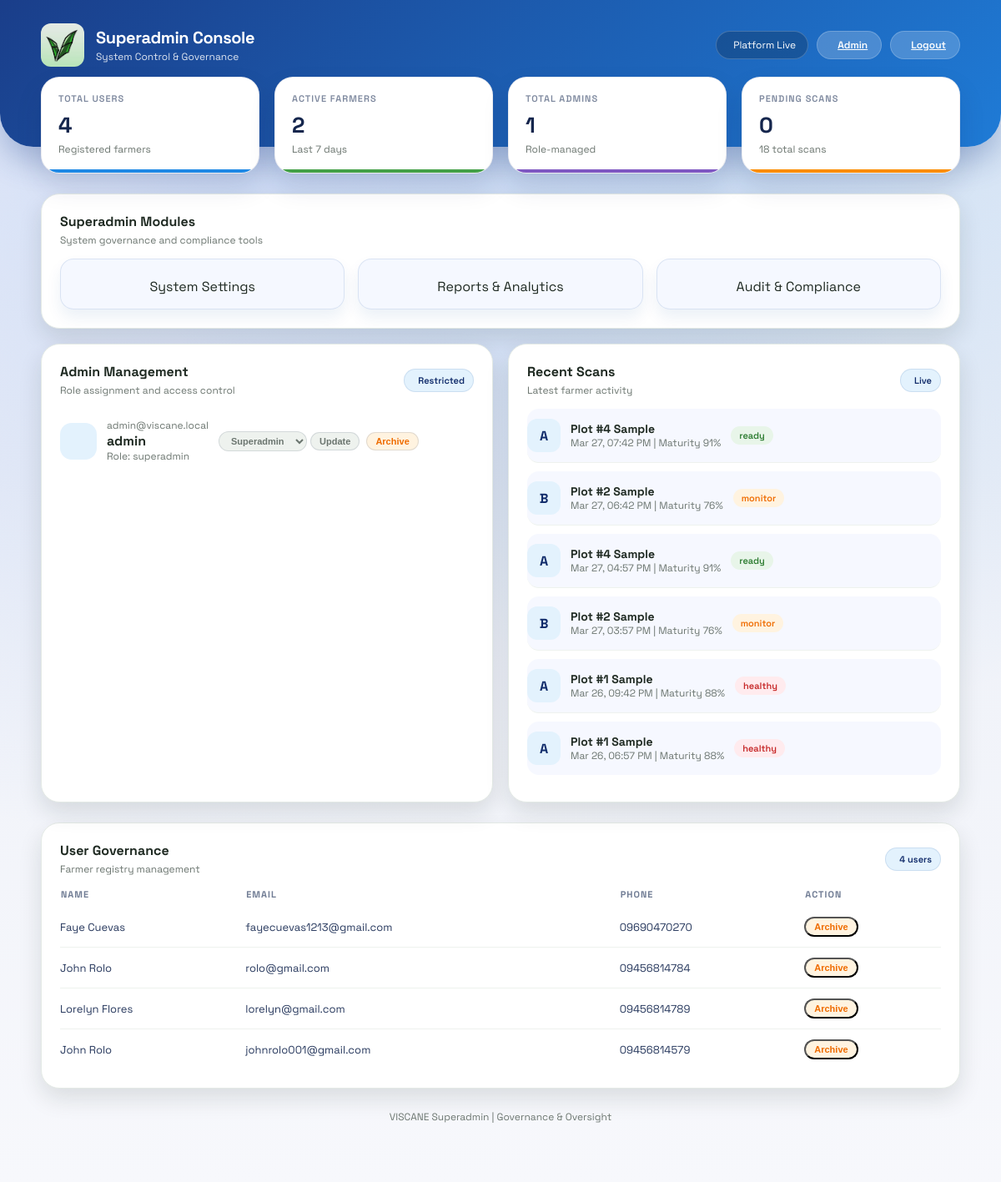
Page /superadmin (signed in) on the committed database.
### models.py (models this page shows)
class Admin(db.Model):
    id = db.Column(db.Integer, primary_key=True)
    username = db.Column(db.String(80), unique=True, nullable=False)
    email = db.Column(db.String(120), unique=True, nullable=False)
    password_hash = db.Column(db.String(200), nullable=False)
    role = db.Column(db.String(40), nullable=False, default='admin')
    is_archived = db.Column(db.Boolean, nullable=False, default=False)

class Scan(db.Model):
    id = db.Column(db.Integer, primary_key=True)
    user_id = db.Column(db.Integer, db.ForeignKey('user.id', ondelete='CASCADE'), nullable=False)
    plot_name = db.Column(db.String(80), nullable=False)
    grade = db.Column(db.String(2), nullable=False)
    maturity_pct = db.Column(db.Integer, nullable=False)
    status = db.Column(db.String(20), nullable=False, default='pending')
    created_at = db.Column(db.DateTime, default=datetime.utcnow, nullable=False)
    user = db.relationship('User', backref=db.backref('scans', lazy=True, cascade='all, delete-orphan'))

class User(db.Model):
    id = db.Column(db.Integer, primary_key=True)
    fullname = db.Column(db.String(100), nullable=False)
    email = db.Column(db.String(120), unique=True, nullable=False)
    phone = db.Column(db.String(20), nullable=False)
    password = db.Column(db.String(200), nullable=False)
    province = db.Column(db.String(120), nullable=True)
    municipality = db.Column(db.String(120), nullable=True)
    barangay = db.Column(db.String(120), nullable=True)
    is_active = db.Column(db.Boolean, nullable=False, default=True)
    is_archived = db.Column(db.Boolean, nullable=False, default=False)

### app.py (the view)
@app.route('/superadmin')
@role_required('superadmin')
def superadmin_portal():
    total_users = User.query.filter_by(is_archived=False).count()
    total_admins = Admin.query.filter_by(is_archived=False).count()
    seven_days_ago = datetime.utcnow() - timedelta(days=7)
    active_user_ids = db.session.query(User.id).filter(User.is_archived.is_(False)).subquery()
    active_farmers = db.session.query(Scan.user_id).filter(
        Scan.created_at >= seven_days_ago,
        Scan.user_id.in_(active_user_ids)
    ).distinct().count()
    total_scans = Scan.query.count()
    pending_scans = Scan.query.filter(
        Scan.status == 'pending',
        Scan.user_id.in_(active_user_ids)
    ).count()
    admins = Admin.query.filter_by(is_archived=False).order_by(Admin.id.desc()).all()
    users = User.query.filter_by(is_archived=False).order_by(User.id.desc()).limit(8).all()
    recent_scans = Scan.query.filter(Scan.user_id.in_(active_user_ids)).order_by(Scan.created_at.desc()).limit(6).all()
    return render_template(
        'superadmin.html',
        total_users=total_users,
        total_admins=total_admins,
        active_farmers=active_farmers,
        total_scans=total_scans,
        pending_scans=pending_scans,
        admins=admins,
        users=users,
        recent_scans=recent_scans,
        current_admin=get_current_admin()
    )

### app.py (called while the page is built)
def role_required(required_role):
    def decorator(view):
        @wraps(view)
        def wrapped(*args, **kwargs):
            admin_id = session.get('admin_id')
            if not admin_id:
                return redirect(url_for('admin_login'))
            admin = Admin.query.get(admin_id)
            if not admin or admin.is_archived or admin.role != required_role:
                return redirect(url_for('admin_portal'))
            return view(*args, **kwargs)
        return wrapped
    return decorator

def get_current_admin():
    admin_id = session.get('admin_id')
    if not admin_id:
        return None
    admin = Admin.query.get(admin_id)
    if not admin or admin.is_archived:
        return None
    return admin

### templates/superadmin.html (shortened to what this page needs)
<!DOCTYPE html>
<html lang="en">
<head>
    <link rel="stylesheet" href="{{ url_for('static', filename='style.css') }}">
</head>
<body class="admin-layout superadmin-layout">
    <div class="dashboard-bg"></div>
    <header class="dashboard-header superadmin-header">
        <div class="header-content">
            <div class="brand">
                <div class="brand-icon">
                    <img src="{{ url_for('static', filename='logo.jpg') }}" alt="VISCANE Logo" style="width: 100%; height: 100%; object-fit: cover; border-radius: 12px;">
                </div>
                <div>
                    <p class="brand-title">Superadmin Console</p>
                    <p class="brand-subtitle">System Control & Governance</p>
                </div>
            </div>
            <div class="header-actions">
                <div class="status-pill superadmin-pill">
                    Platform Live
                </div>
                <a class="btn light" href="/admin">
                    Admin
                </a>
                <a class="btn light" href="/admin-logout">
                    Logout
                </a>
            </div>
        </div>
    </header>
    <main class="dashboard-container fade-in">
        <section class="stats-grid superadmin-stats">
            <div class="stat-card accent-blue">
                <div class="stat-label">Total Users</div>
                <div class="stat-value">{{ total_users }}</div>
                <div class="stat-meta">Registered farmers</div>
            </div>
            <div class="stat-card accent-green">
                <div class="stat-label">Active Farmers</div>
                <div class="stat-value">{{ active_farmers }}</div>
                <div class="stat-meta">Last 7 days</div>
            </div>
            <div class="stat-card accent-purple">
                <div class="stat-label">Total Admins</div>
                <div class="stat-value">{{ total_admins }}</div>
                <div class="stat-meta">Role-managed</div>
            </div>
            <div class="stat-card accent-orange">
                <div class="stat-label">Pending Scans</div>
                <div class="stat-value">{{ pending_scans }}</div>
                <div class="stat-meta">{{ total_scans }} total scans</div>
            </div>
        </section>
        <section class="panel superadmin-panel">
            <div class="panel-header">
                <div>
                    <h3 class="panel-title">Superadmin Modules</h3>
                    <p class="panel-subtitle">System governance and compliance tools</p>
                </div>
            </div>
            <div class="action-grid superadmin-tools">
                <a class="action-tile" href="/superadmin/settings">
                    <div>System Settings</div>
                </a>
                <a class="action-tile" href="/superadmin/reports">
                    <div>Reports & Analytics</div>
                </a>
                <a class="action-tile" href="/superadmin/audit">
                    <div>Audit & Compliance</div>
                </a>
            </div>
        </section>
        <section class="section-grid two-col">
            <div class="panel superadmin-panel">
                <div class="panel-header">
                    <div>
                        <h3 class="panel-title">Admin Management</h3>
                        <p class="panel-subtitle">Role assignment and access control</p>
                    </div>
                    <span class="badge superadmin-badge">Restricted</span>
                </div>
                {% if admins %}
                    {% for admin in admins %}
                        <div class="list-row superadmin-list-row">
                            <div class="list-badge superadmin-icon-badge">
                            </div>
                            <div class="list-main superadmin-list-main">
                                <div class="list-meta">{{ admin.email }}</div>
                                <strong>{{ admin.username }}</strong>
                                <div class="list-meta">Role: {{ admin.role }}</div>
                            </div>
                            <div class="superadmin-action-row">
                                <form method="POST" action="/superadmin/admins/role">
                                    <select name="role" class="tag superadmin-tag-select">
                                        <option value="superadmin" {% if admin.role == 'superadmin' %}selected{% endif %}>Superadmin</option>
                                    </select>
                                    <button class="tag superadmin-tag" type="submit">Update</button>
                                </form>
                                <form method="POST" action="/superadmin/admins/archive">
                                    <button class="tag warning superadmin-tag" type="submit">Archive</button>
                                </form>
                            </div>
                        </div>
                    {% endfor %}
                {% else %}
                    <div class="list-meta">No admin accounts found.</div>
                {% endif %}
            </div>
            <div class="panel superadmin-panel">
                <div class="panel-header">
                    <div>
                        <h3 class="panel-title">Recent Scans</h3>
                        <p class="panel-subtitle">Latest farmer activity</p>
                    </div>
                    <span class="badge superadmin-badge">Live</span>
                </div>
                {% if recent_scans %}
                    {% for scan in recent_scans %}
                        <div class="recent-item superadmin-recent">
                            <div class="recent-grade">{{ scan.grade }}</div>
                            <div class="superadmin-list-main">
                                <h4 style="margin: 0;">{{ scan.plot_name }}</h4>
                                <div class="list-meta">{{ scan.created_at.strftime('%b %d, %I:%M %p') }} | Maturity {{ scan.maturity_pct }}%</div>
                            </div>
                            <span class="tag {% if scan.status == 'ready' %}success{% elif scan.status == 'monitor' %}warning{% else %}alert{% endif %}">{{ scan.status }}</span>
                        </div>
                    {% endfor %}
                {% else %}
                    <div class="list-meta">No scans yet.</div>
                {% endif %}
            </div>
        </section>
        <section class="panel superadmin-panel">
            <div class="panel-header">
                <div>
                    <h3 class="panel-title">User Governance</h3>
                    <p class="panel-subtitle">Farmer registry management</p>
                </div>
                <span class="badge superadmin-badge">{{ total_users }} users</span>
            </div>
            <table class="data-table">
                <thead>
                    <tr>
                        <th>Name</th>
                        <th>Email</th>
                        <th>Phone</th>
                        <th>Action</th>
                    </tr>
                </thead>
                <tbody>
                    {% if users %}
                        {% for user in users %}
                            <tr>
                                <td>{{ user.fullname }}</td>
                                <td>{{ user.email }}</td>
                                <td>{{ user.phone }}</td>
                                <td>
                                    <form method="POST" action="/superadmin/users/archive">
                                        <button class="tag warning" type="submit" onclick="return confirm('Archive this user?')">Archive</button>
                                    </form>
                                </td>
                            </tr>
                        {% endfor %}
                    {% else %}
                        <tr>
                            <td colspan="4">No users found.</td>
                        </tr>
                    {% endif %}
                </tbody>
            </table>
        </section>
        <div class="footer-link">VISCANE Superadmin | Governance & Oversight</div>
    </main>
</body>
</html>

### rows in the picture
Admin: email "admin@viscane.local", username "admin", role "superadmin", role "Superadmin"
Scan: grade "A", plot_name "Plot #4 Sample", created_at "Mar 27, 07:42 PM", maturity_pct "91", status "ready"
Scan: grade "B", plot_name "Plot #2 Sample", created_at "Mar 27, 06:42 PM", maturity_pct "76", status "monitor"
Scan: grade "A", plot_name "Plot #4 Sample", created_at "Mar 27, 04:57 PM", maturity_pct "91", status "ready"
Scan: grade "B", plot_name "Plot #2 Sample", created_at "Mar 27, 03:57 PM", maturity_pct "76", status "monitor"
Scan: grade "A", plot_name "Plot #1 Sample", created_at "Mar 26, 09:42 PM", maturity_pct "88", status "healthy"
Scan: grade "A", plot_name "Plot #1 Sample", created_at "Mar 26, 06:57 PM", maturity_pct "88", status "healthy"
User: fullname "Faye Cuevas", email "fayecuevas1213@gmail.com", phone "09690470270"
User: fullname "John Rolo", email "rolo@gmail.com", phone "09456814784"
User: fullname "Lorelyn Flores", email "lorelyn@gmail.com", phone "09456814789"
User: fullname "John Rolo", email "johnrolo001@gmail.com", phone "09456814579"

### other values in the picture
{{ total_users }} "4"
{{ active_farmers }} "2"
{{ total_admins }} "1"
{{ pending_scans }} "0"
{{ total_scans }} "18"
